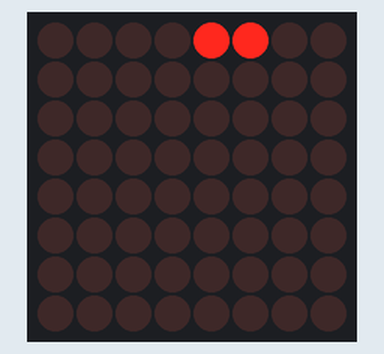
Simulated run of this sketch. Board: Arduino Uno, built with avr-gcc and run on an emulated ATmega328P. Parts: 8×8 LED matrix.

Above: at 0.05 s.
At 4.94 s:
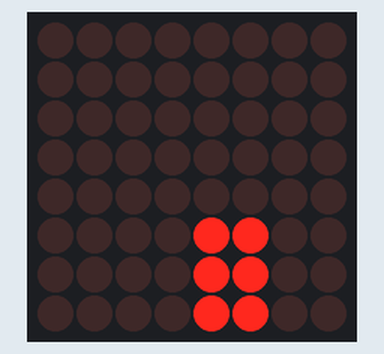
At 9.94 s:
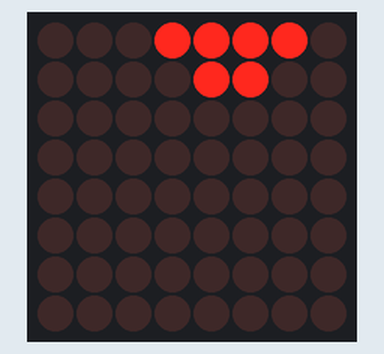
At 19.82 s:
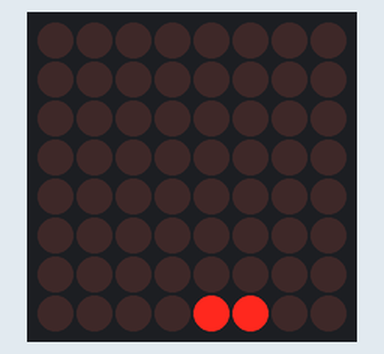
At 29.81 s:
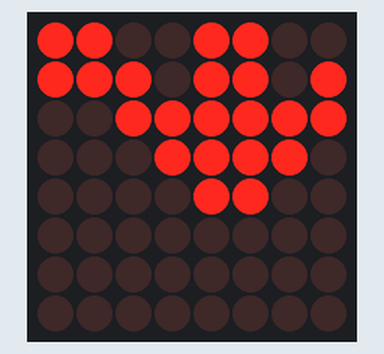
At 39.9 s:
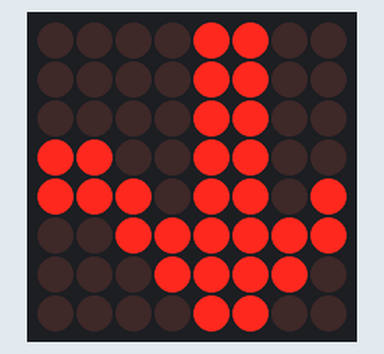

The sketch:

arrow.ino
```cpp
#include <Wire.h>
#include <Adafruit_GFX.h>
#include "Adafruit_LEDBackpack.h"

#ifndef _BV
  #define _BV(bit) (1<<(bit))
#endif

Adafruit_LEDBackpack matrix = Adafruit_LEDBackpack();

uint64_t counter = 0;
uint16_t delayTime = 100;
uint8_t colourCounter = 0;

const uint64_t arrow = 0x18181899db7e3c18;

void clearMatrix(void) {
    for(int c=0; c < 8; c++){
        matrix.displaybuffer[c] = 0;
    }
    matrix.writeDisplay();
}

void setup() {
    Serial.begin(9600);
    matrix.begin(0x70);  // pass in the address
    matrix.setBrightness(10);
    counter = 0b11111111;
    clearMatrix();
}

void loop() {

    //Going in
    for (int i = 0; i < 8; i++){
        for (int transfer = 7; transfer >= 0; transfer--){
            if (transfer == 0){
                matrix.displaybuffer[0] = 0;
            }
            else {
                matrix.displaybuffer[transfer] = matrix.displaybuffer[transfer - 1];
            }
        }

        if (colourCounter == 0){
            matrix.displaybuffer[0] = (arrow & counter) >> (i*8);
        }
        else if (colourCounter == 1){
            matrix.displaybuffer[0] = ((arrow & counter) >> (i*8)) << 8;
        }
        else if (colourCounter == 2){
            matrix.displaybuffer[0] = (arrow & counter) >> (i*8);
            matrix.displaybuffer[0] |= ((arrow & counter) >> (i*8)) << 8;
        }

        counter = counter << 8;
        matrix.writeDisplay();
        delay(delayTime);
    }

    //Going out
    for (int n = 0; n < 4; n++){
        for (int i=7; i >= 0; i--){
            if (i == 0){
                matrix.displaybuffer[0] = 0;
            }
            else {
                matrix.displaybuffer[i] = matrix.displaybuffer[i-1];
            }
        }
        matrix.writeDisplay();
        delay(delayTime);
    }

    counter = 0b11111111;
    colourCounter++;
    if (colourCounter == 3){
        colourCounter = 0;
    }
}
```
